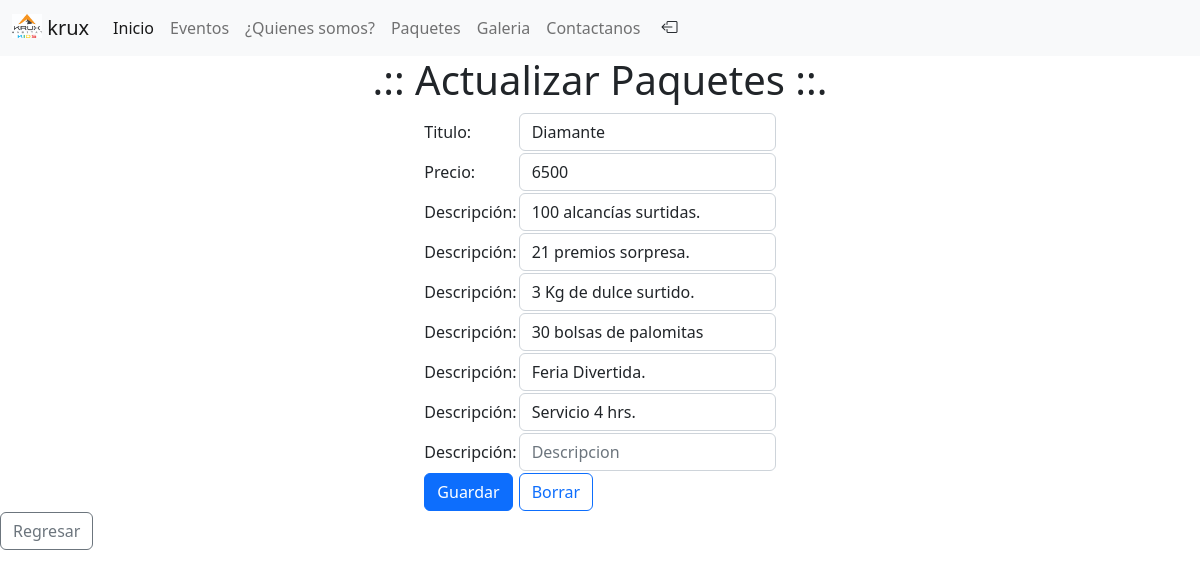
The page /editar_paq.php?id=1 (signed in) on the database its author committed.
### tables this page shows
CREATE TABLE `paquetes` (
  `id` int(11) NOT NULL,
  `titulo` varchar(60) NOT NULL,
  `precio` decimal(10,0) NOT NULL,
  `desc1` varchar(120) NOT NULL,
  `desc2` varchar(120) NOT NULL,
  `desc3` varchar(120) NOT NULL,
  `desc4` varchar(120) NOT NULL,
  `desc5` varchar(120) NOT NULL,
  `desc6` varchar(120) NOT NULL,
  `desc7` varchar(120) NOT NULL
);

### editar_paq.php (the view, shortened to what this page needs)
<?php
   include_once("boostrap.php");
   $id=$_REQUEST['id'];
   include_once("conexion.php");
   $consulta="select * from paquetes
   where id='$id' ";
   $resultado=mysqli_query($con,$consulta);
   if ($fila=mysqli_fetch_assoc($resultado))
   {
   }
?>
<!DOCTYPE html>
<html lang="en">
<head>
</head>
<body>
    <h1 align="center"> .:: Actualizar Paquetes ::.</h1>
    <form action="<?php echo htmlspecialchars($_SERVER["PHP_SELF"]);?>" method="post">
        <table align="center">
            <tr>
                <td><label for="nombrelbl">Titulo:</label></td>
                <td><input class="form-control" type="text" name="titulo"  required placeholder="Titulo" autofocus value="<?php echo $fila['titulo'] ?>"></td>
            </tr>
            <tr>
                <td><label for="nombrelbl">Precio:</label></td>
                <td><input class="form-control" type="number" name="precio"  required placeholder="Precio"  value="<?php echo $fila['precio'] ?>"></td>
            </tr>
            <tr>
                <td><label for="nombrelbl">Descripción:</label></td>
                <td><input class="form-control" type="text" name="desc1"  required placeholder="Descripcion"  value="<?php echo $fila['desc1'] ?>"></td>
            </tr>
            <tr>
                <td><label for="nombrelbl">Descripción:</label></td>
                <td><input class="form-control" type="text" name="desc2" placeholder="Descripcion"  value="<?php echo $fila['desc2'] ?>"></td>
            </tr>
            <tr>
                <td><label for="nombrelbl">Descripción:</label></td>
                <td><input class="form-control" type="text" name="desc3" placeholder="Descripcion"  value="<?php echo $fila['desc3'] ?>"></td>
            </tr>
            <tr>
                <td><label for="nombrelbl">Descripción:</label></td>
                <td><input class="form-control" type="text" name="desc4" placeholder="Descripcion"  value="<?php echo $fila['desc4'] ?>"></td>
            </tr>
            <tr>
                <td><label for="nombrelbl">Descripción:</label></td>
                <td><input class="form-control" type="text" name="desc5" placeholder="Descripcion"  value="<?php echo $fila['desc5'] ?>"></td>
            </tr>
            <tr>
                <td><label for="nombrelbl">Descripción:</label></td>
                <td><input class="form-control" type="text" name="desc6" placeholder="Descripcion"  value="<?php echo $fila['desc6'] ?>"></td>
            </tr>
            <tr>
                <td><label for="nombrelbl">Descripción:</label></td>
                <td><input class="form-control" type="text" name="desc7" placeholder="Descripcion"  value="<?php echo $fila['desc7'] ?>"></td>
            </tr>
            <tr>
                <td><input type="submit" class="btn btn-primary"   name="enviar" Value="Guardar"   ></td>
                <td><input type="reset"  class="btn btn-outline-primary"   name="borrar" Value="Borrar"   ></td>
            </tr>
        </table>
    </form>
    <a href="Paquetesyprecios.php" class="btn btn-outline-secondary">Regresar</a>
</body>
</html>

### rows shown on the page
paquetes: titulo "Diamante", precio "6500", desc1 "100 alcancías surtidas.", desc2 "21 premios sorpresa.", desc3 "3 Kg de dulce surtido.", desc4 "30 bolsas de palomitas", desc5 "Feria Divertida.", desc6 "Servicio 4 hrs."
